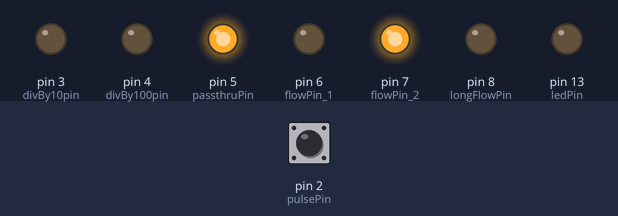
Bench run of a sketch on a simulated Arduino Uno, built with avr-gcc and run on an emulated ATmega328P. Parts: output pins drawn as LEDs (lit = HIGH). The inputs (shaded band) are chosen by the test bench; at power-on: pin 2 (pulsePin) HIGH. What the sketch prints to the serial monitor is not drawn.

Above: at 1.6 s.
1.7 s: pin 2 (pulsePin) pulled LOW for 0.15 s
At 2.6 s:
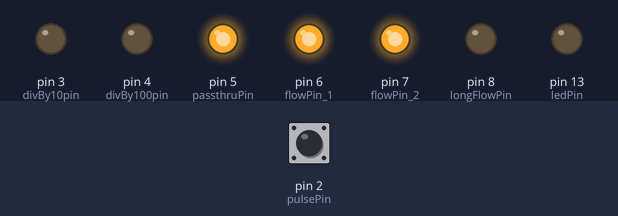
3.3 s: pin 2 (pulsePin) pulled LOW for 1 s
At 3.6 s:
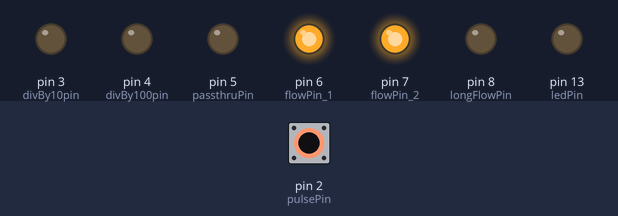
5.8 s: pin 2 (pulsePin) pulled LOW for 3.2 s
At 7.4 s:
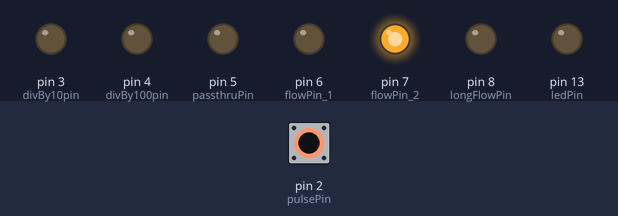
11.4 s: pin 2 (pulsePin) pulled LOW for 0.15 s
At 13.6 s:
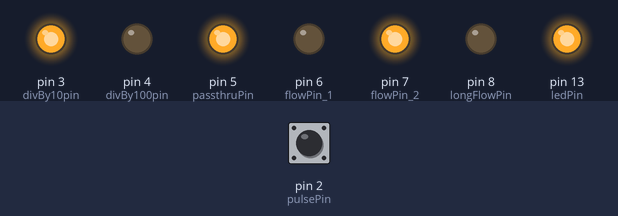
14.0 s: pin 2 (pulsePin) pulled LOW for 0.15 s
At 14.9 s:
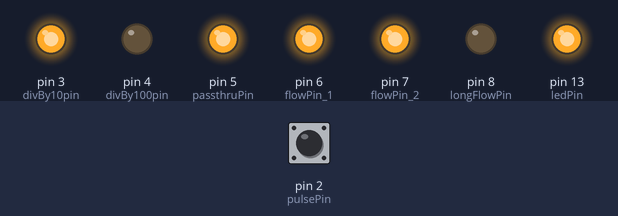
15.6 s: pin 2 (pulsePin) pulled LOW for 1 s
At 27.3 s:
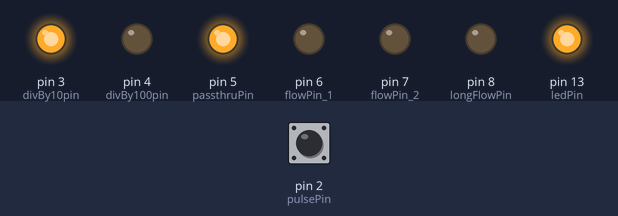
Timing chart, 0 to 28.0 s (numbered marks = the images above; inputs shaded):
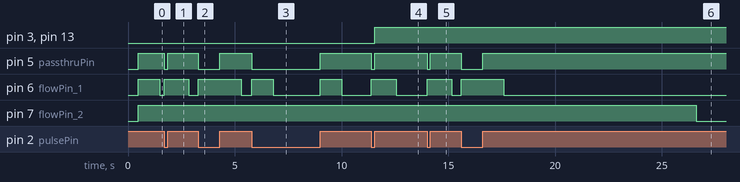

Measured:
- after the input at 1.7 s, pin 5 (passthruPin): HIGH → LOW at once, → HIGH 0.15 s later; pin 6 (flowPin_1): LOW → HIGH at once, → LOW 1.1 s later
- after the input at 3.3 s, pin 5 (passthruPin): HIGH → LOW at once, → HIGH 1.0 s later; pin 6 (flowPin_1): LOW → HIGH at once, → LOW 2.0 s later
- after the input at 5.8 s, pin 5 (passthruPin): HIGH → LOW at once, → HIGH 3.2 s later; pin 6 (flowPin_1): alternates HIGH for 1.0 s and LOW for 2.2 s, starting at once
- after the input at 11.4 s, pin 3 (divBy10pin), pin 13 (ledPin): LOW → HIGH after 0.15 s; pin 5 (passthruPin): HIGH → LOW at once, → HIGH 0.15 s later; pin 6 (flowPin_1): LOW → HIGH at once, → LOW 1.1 s later
- after the input at 14.0 s, pin 5 (passthruPin): HIGH → LOW at once, → HIGH 0.15 s later; pin 6 (flowPin_1): LOW → HIGH at once, → LOW 1.1 s later
- after the input at 15.6 s, pin 5 (passthruPin): HIGH → LOW at once, → HIGH 1.0 s later; pin 6 (flowPin_1): LOW → HIGH at once, → LOW 2.0 s later; pin 7 (flowPin_2): HIGH → LOW after 11.0 s instead of 8.6 s

The sketch:

Pulse_divider_with_durV2_passthru.ino
```cpp
// constants won't change. They're used here to set pin numbers:
const int pulsePin = 2;
const int divBy10pin = 3;
const int divBy100pin = 4;
const int passthruPin = 5;
const int flowPin_1 = 6;
const int flowPin_2 = 7;
const int longFlowPin = 8;

const int ledPin = 13;

const unsigned long interval_1 = 1000; //1 second interval
const unsigned long interval_2 = 10000; //10 second interval ---- Also the interval used to discontinue "long flow" after flow stops
const unsigned long longFlow = 3600000; //1 Hour will activate the "long Flow" pin

int pulseState = 0;
int oldPulseState = 0; //Last state of button

int count_10 = 0; //pulse counter variable
int count_100 = 0; //pulse counter variable
int count_1000 = 0; //pulse counter variable

unsigned long delay_1 = 0;
unsigned long delay_2 = 0;
unsigned long timer = millis();
unsigned long flowDuration = 0;
unsigned long flowStart = 0;
unsigned long lastFlow = timer;

//--------------------------------------------------------Initialization
void setup() {
  pinMode(ledPin, OUTPUT);
  pinMode(divBy10pin, OUTPUT);
  pinMode(divBy100pin, OUTPUT);
  pinMode(passthruPin, OUTPUT);

  pinMode(flowPin_1, OUTPUT);
  pinMode(flowPin_2, OUTPUT);
  pinMode(longFlowPin, OUTPUT);

  pinMode(pulsePin, INPUT_PULLUP);

  Serial.begin(9600);

  Serial.println();
  Serial.println();
  Serial.println("----------------------------------------------------");
  Serial.println("-------   Pulse divider with flow and paasthru  ----");
  Serial.println("--------------    counts rising edge.   ------------");
  Serial.println("--outputs rise on 5,50,500 fall on 10,100,1000 etc--");
  Serial.println("----------------------------------------------------");
  Serial.println();
  Serial.print(" Pulse input pin (w/ pullup, triggers on ground) D");
  Serial.println(pulsePin);
  Serial.println();
  Serial.println("Pulse Output pins for 10,100,passthru  = D3,D4,D5");
  Serial.println();
  Serial.println("  Pins for 1,10s delay from last flow are D6,D7 ");
  Serial.println("   Pin for longFlow (60 mins) alert is D8 ");
  Serial.println("----------------------------------------------------");
  Serial.println();
  Serial.println();
}

//--------------------------------------------------------Subroutines

void emitPulse_div10() {
  digitalWrite(ledPin, !(digitalRead(ledPin)));
  digitalWrite(divBy10pin, !(digitalRead(divBy10pin)));
  count_10 = 0;
}

void emitPulse_div100() {
  digitalWrite(divBy100pin, !(digitalRead(divBy100pin)));
  count_100 = 0;
}

//--------------------------------------------------------Main Loop
void loop() {
  pulseState = digitalRead(pulsePin); // read the state of the sensor value:
  digitalWrite (passthruPin, pulseState); //non-inverting


  if (pulseState != oldPulseState){ // check if the pulsePin state has changed.
  //if (1){ //DEBUG ONLY

    //Reset timers and activate flow pins
    delay_1 = millis() + interval_1;
    delay_2 = millis() + interval_2;
    lastFlow = millis(); // flow was last sensed at (now) time

    digitalWrite(flowPin_1, 1); //flow is happening
    digitalWrite(flowPin_2, 1); //flow is happening

    if(oldPulseState == 0) { //catch only rising pulse edge instead of any change for counting purposes

      count_10 ++;
      count_100 ++;
      count_1000 ++;

      if (count_10 >= 5){
        emitPulse_div10();
      }

      if (count_100 >= 50){
        emitPulse_div100();
      }

    }

  } else { //if the pulse state has not changed

      if  (millis() >= delay_2){ //if interval_2 has passed since last flow (no ongoing flow)
        flowStart = millis(); // set flowStart to now to make it clear there are no long flows happening. If there is a flow, it started (now).
        digitalWrite(longFlowPin, 0); //Reset the long flow pin
      }

  }

  oldPulseState = pulseState; //resync pulse state

  //deactivate flow pins if time since last pulse has expired:
  if (millis() >= delay_1){
    digitalWrite(flowPin_1, 0);
  }

  if (millis() >= delay_2){
    digitalWrite(flowPin_2, 0);
  }

  if ((millis() - flowStart) >= longFlow){ //if flow has been constant (no interruptions > delay_1) for at least (longFlow) milliseconds....
    digitalWrite(longFlowPin, 1); //turn on the long flow pin
  }

}
```
